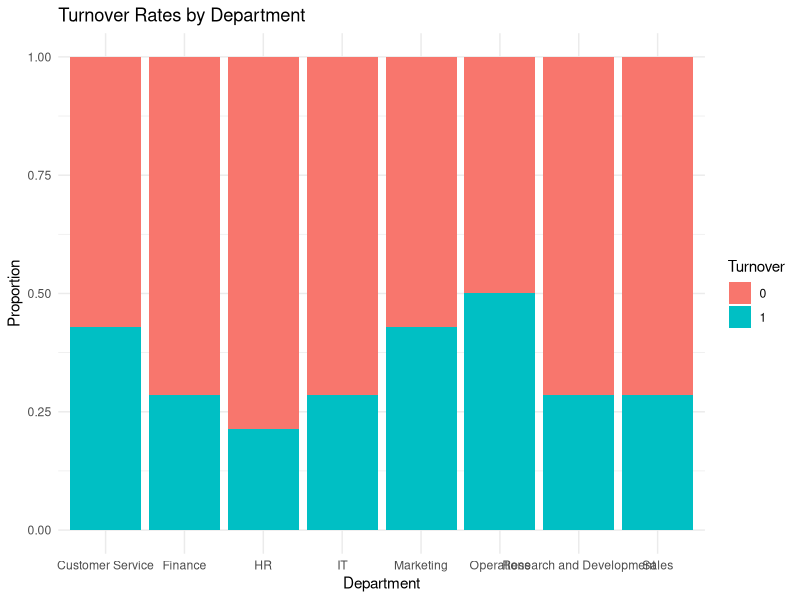
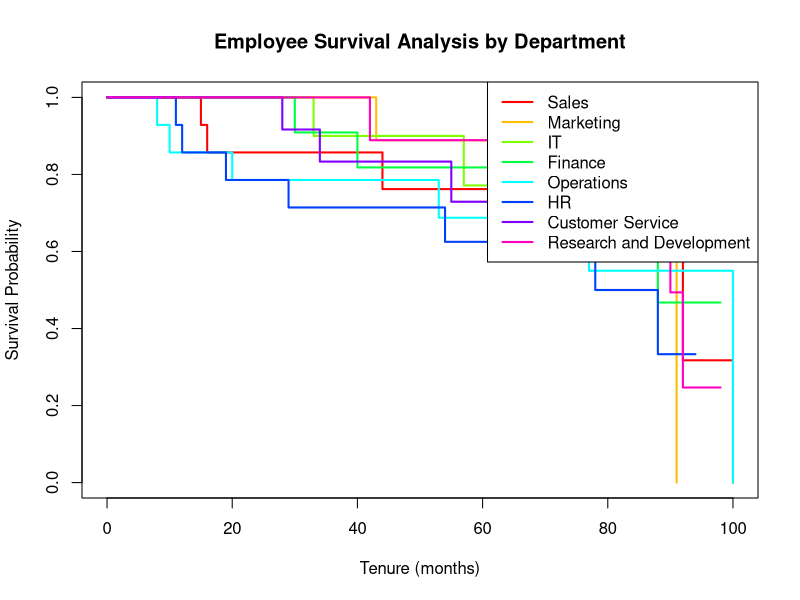
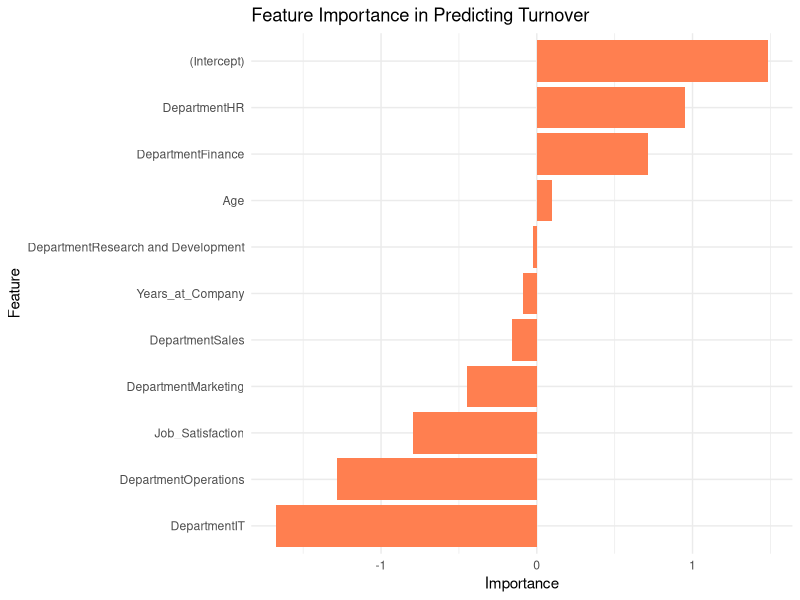

Write R code to recreate these figures, in order.
## Chapter 14


# Install and load necessary libraries
install.packages("tidyverse")
install.packages("survival")

library(tidyverse)
library(survival)

# Load the employee turnover data
turnover_data <- read.csv("data/turnover_data.csv")

# View the first few rows of the dataset
head(turnover_data)


  # Summarize the turnover data
  summary(turnover_data)

# Plot turnover rates by department
ggplot(turnover_data, aes(x = Department, fill = as.factor(Turnover))) +
  geom_bar(position = "fill") +
  labs(title = "Turnover Rates by Department", x = "Department", y = "Proportion", fill = "Turnover") +
  theme_minimal()


  # Fit a survival model to analyze turnover
  surv_object <- Surv(turnover_data$Tenure, turnover_data$Turnover)
surv_model <- survfit(surv_object ~ Department, data = turnover_data)

# Plot the survival curves
plot(surv_model, col = rainbow(length(unique(turnover_data$Department))), lwd = 2,
     xlab = "Tenure (months)", ylab = "Survival Probability", main = "Employee Survival Analysis by Department")
legend("topright", legend = unique(turnover_data$Department), col = rainbow(length(unique(turnover_data$Department))), lwd = 2)


  # Fit a logistic regression model to predict turnover
  logit_model <- glm(Turnover ~ Age + Department + Years_at_Company + Job_Satisfaction, data = turnover_data, family = "binomial")

# Print the model summary
summary(logit_model)


  # Calculate feature importance for the logistic regression model
  importance <- summary(logit_model)$coefficients

# View the feature importance
print(importance)


  # Plot feature importance
  feature_importance <- data.frame(Feature = rownames(importance), Importance = importance[, "Estimate"])
ggplot(feature_importance, aes(x = reorder(Feature, Importance), y = Importance)) +
  geom_bar(stat = "identity", fill = "coral") +
  labs(title = "Feature Importance in Predicting Turnover", x = "Feature", y = "Importance") +
  coord_flip() +
  theme_minimal()
